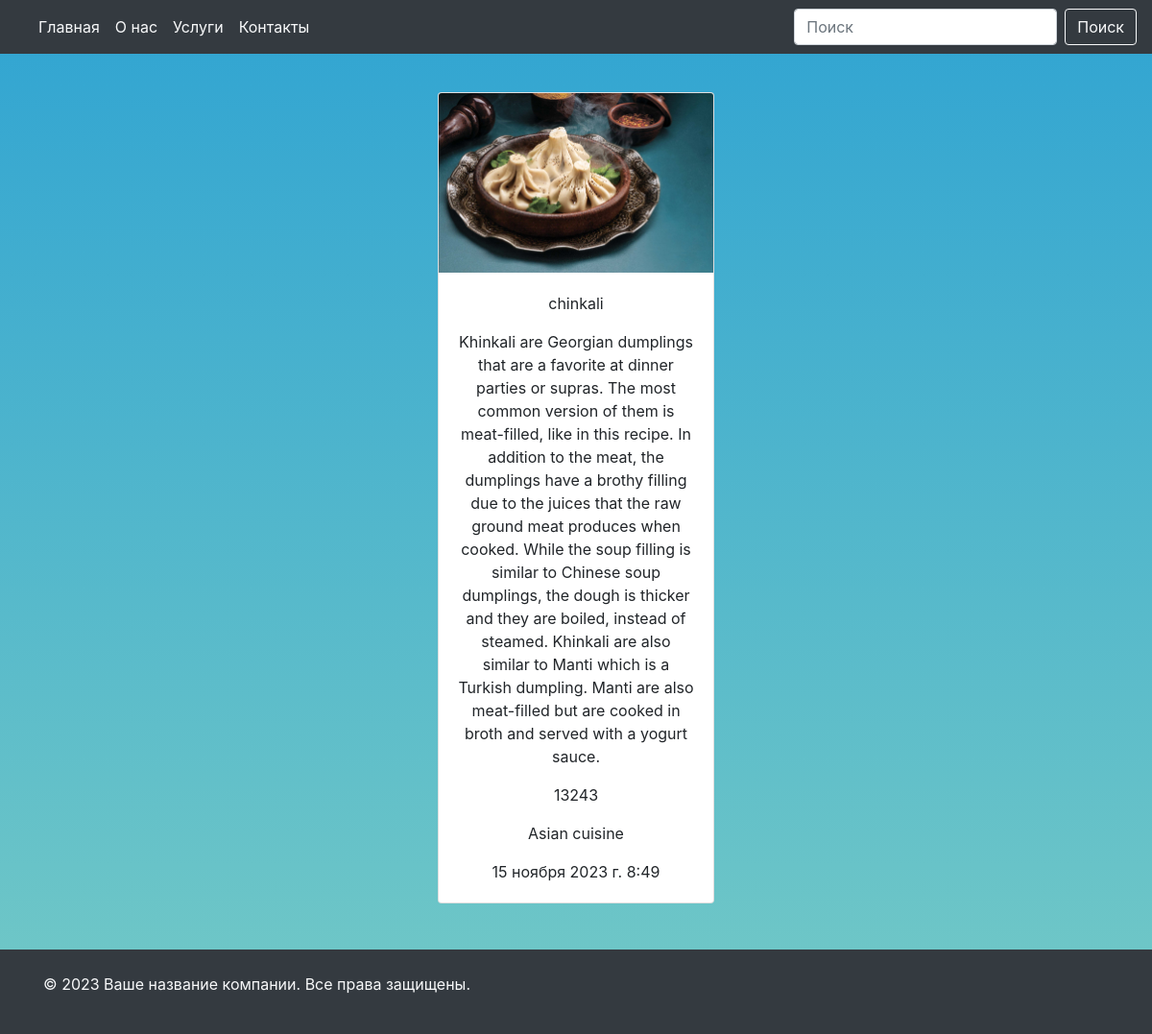
The app's page /film_detail/3/ with its own data.
### main_page/models.py (models this page shows, shortened)
class FilmPostModel(models.Model):
    GENRE = (
        ('American cuisine', 'American cuisine'),
        ('Asian cuisine', 'Asian cuisine')
    )
    title = models.CharField(max_length=100, verbose_name="Enter your film name")
    description = models.TextField()
    image = models.ImageField(upload_to='films/')
    cost = models.PositiveIntegerField()
    genre = models.CharField(max_length=100, choices=GENRE)
    created_at = models.DateTimeField(auto_now_add=True)

### main_page/views.py (the view)
# urls.py: path('film_detail/<int:id>/', film_detail_view),
def film_detail_view(request, id):
    if request.method == 'GET':
        film_id = get_object_or_404(FilmPostModel, id=id)
        return render(request, template_name='main_page/film_detail.html', context={'film_id': film_id})

### templates/main_page/film_detail.html
{% include 'header_and_footer/header.html' %}
<br><br><br><br>
<center>
<div class="card" style="width: 18rem;">
  <img src="{{film_id.image.url}}" class="card-img-top" alt="...">
  <div class="card-body">
    <p class="card-text">{{film_id.title}}</p>
    <p class="card-text">{{film_id.description}}</p>
    <p class="card-text">{{film_id.cost}}</p>
    <p class="card-text">{{film_id.genre}}</p>
    <p class="card-text">{{film_id.created_at}}</p>
  </div>
</div>
</center>
{% include 'header_and_footer/footer.html' %}

### templates/header_and_footer/header.html (style rules this page uses)
body { background: linear-gradient(to bottom, #30a4d2, #73c9c6); }

### records on screen
FilmPostModel: image (picture), title "chinkali", description "Khinkali are Georgian dumplings that are a favorite at dinner parties or supras. The most common version of them is meat-filled, like in this recipe. In addition to the meat, the dumplings have a brothy filling due to the juices that the raw ground meat produces when cooked. While the soup filling is similar to Chinese soup dumplings, the dough is thicker and they are boiled, instead of steamed. Khinkali are also similar to Manti which is a Turkish dumpling. Manti are also meat-filled but are cooked in broth and served with a yogurt sauce.", cost "13243", genre "Asian cuisine", created_at "15 ноября 2023 г. 8:49"
